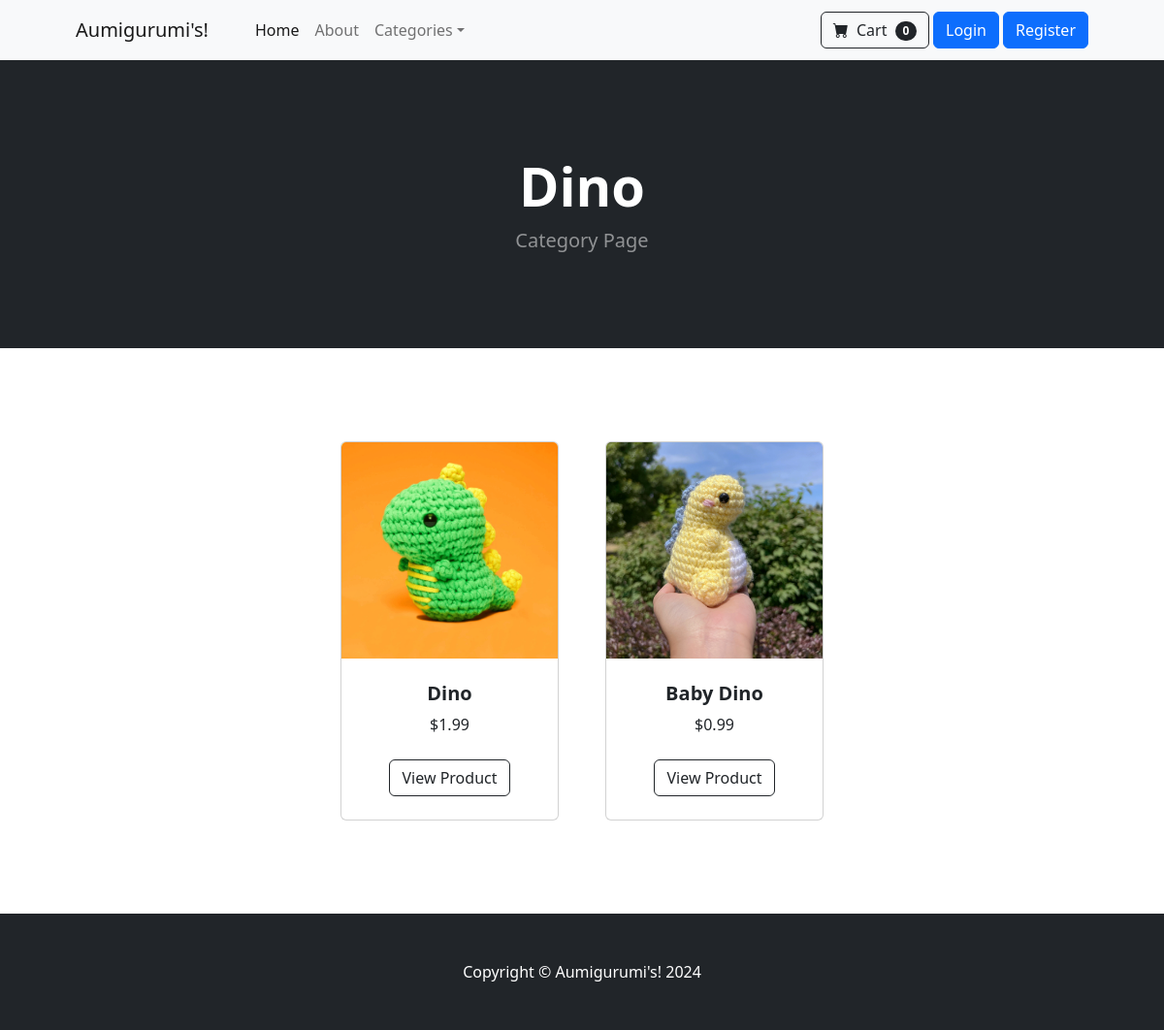
Screenshot of /category/Dino with the database file from the repository.
### store/models.py (models this page shows, shortened)
class Category(models.Model):
    name = models.CharField(max_length=50)
    def __str__(self):
        return self.name
    class Meta:
        verbose_name_plural = 'categories'

class Product(models.Model):
    name = models.CharField(max_length=100)
    price = models.DecimalField(default=0, decimal_places=2, max_digits=6)
    category = models.ForeignKey(Category, on_delete=models.CASCADE, default=1)
    description = models.CharField(max_length=250, default='', blank=True, null=True)
    image = models.ImageField(upload_to='uploads/products/')
    is_sale = models.BooleanField(default=False)
    sale_price = models.DecimalField(default=0, decimal_places=2, max_digits=6)

### store/views.py (the view)
# urls.py: path('category/<str:foo>', views.category, name='category'),
def category(request, foo):
	foo = foo.replace('-', ' ')
	try:
		category = Category.objects.get(name=foo)
		products = Product.objects.filter(category=category)
		return render(request, 'category.html', {'products':products, 'category':category})
	except:
		messages.success(request, ("That Category Doesn't Exist..."))
		return redirect('home')

### cart/cart.py (called while the page is built)
    def __len__(self):
        return len(self.cart)

### cart/context_processors.py (called while the page is built)
def cart(request):
    return {'cart': Cart(request)}

### store/templates/category.html
{% extends 'base.html' %}
{% load static %}
{% block content %}
        <header class="bg-dark py-5">
            <div class="container px-4 px-lg-5 my-5">
                <div class="text-center text-white">
                    <h1 class="display-4 fw-bolder">{{ category }}</h1>
                    <p class="lead fw-normal text-white-50 mb-0">Category Page</p>
                </div>
            </div>
        </header>
        <section class="py-5">
            <div class="container px-4 px-lg-5 mt-5">
                <div class="row gx-4 gx-lg-5 row-cols-2 row-cols-md-3 row-cols-xl-4 justify-content-center">
                    {% for product in products %}
                        {% if product.is_sale %}
                        <div class="col mb-5">
                            <div class="card h-100">
                                <div class="badge bg-danger text-white position-absolute" style="top: 0.5rem; right: 0.5rem">Sale</div>
                                <img class="card-img-top" src="{{ product.image.url }}", alt="image"  />
                                <div class="card-body p-4">
                                    <div class="text-center">
                                        <h5 class="fw-bolder">{{ product.name }}</h5>
                                        <span class="text-muted text-decoration-line-through">${{ product.price }}</span>
                                        &nbsp;
                                        ${{ product.sale_price }}
                                    </div>
                                </div>
                                <div class="card-footer p-4 pt-0 border-top-0 bg-transparent">
                                    <div class="text-center"><a class="btn btn-outline-dark mt-auto" href="{% url 'product' product.id  %}">View Product</a></div>
                                </div>
                            </div>
                        </div>
                        {% else %}
                        <div class="col mb-5">
                            <div class="card h-100">
                                <img class="card-img-top" src="{{ product.image.url }}", alt="image"  />
                                <div class="card-body p-4">
                                    <div class="text-center">
                                        <h5 class="fw-bolder">{{ product.name }}</h5>
                                        ${{ product.price }}
                                    </div>
                                </div>
                                <div class="card-footer p-4 pt-0 border-top-0 bg-transparent">
                                    <div class="text-center"><a class="btn btn-outline-dark mt-auto" href="{% url 'product' product.id  %}">View Product</a></div>
                                </div>
                            </div>
                        </div>
                        {% endif %}
                    {% endfor %}
                </div>
            </div>
        </section>
{% endblock %}

### rows the page displays
Category: name "Dino"
Product: image (picture), name "Dino", price "1.99"
Product: image (picture), name "Baby Dino", price "0.99"

### other values shown
{{ cart|length }} "0"
